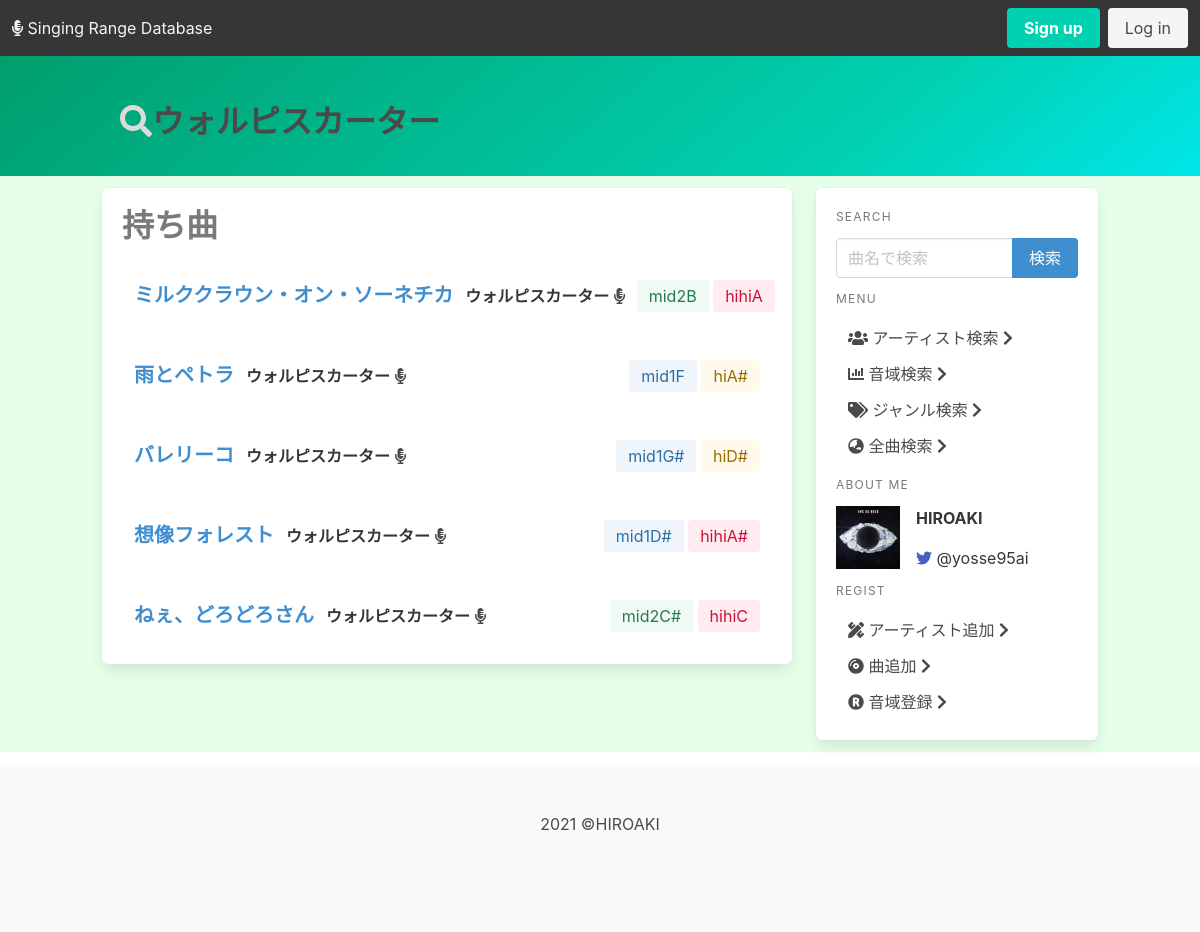
Page /ranges/detail/WLPS/ on the earlier database version.
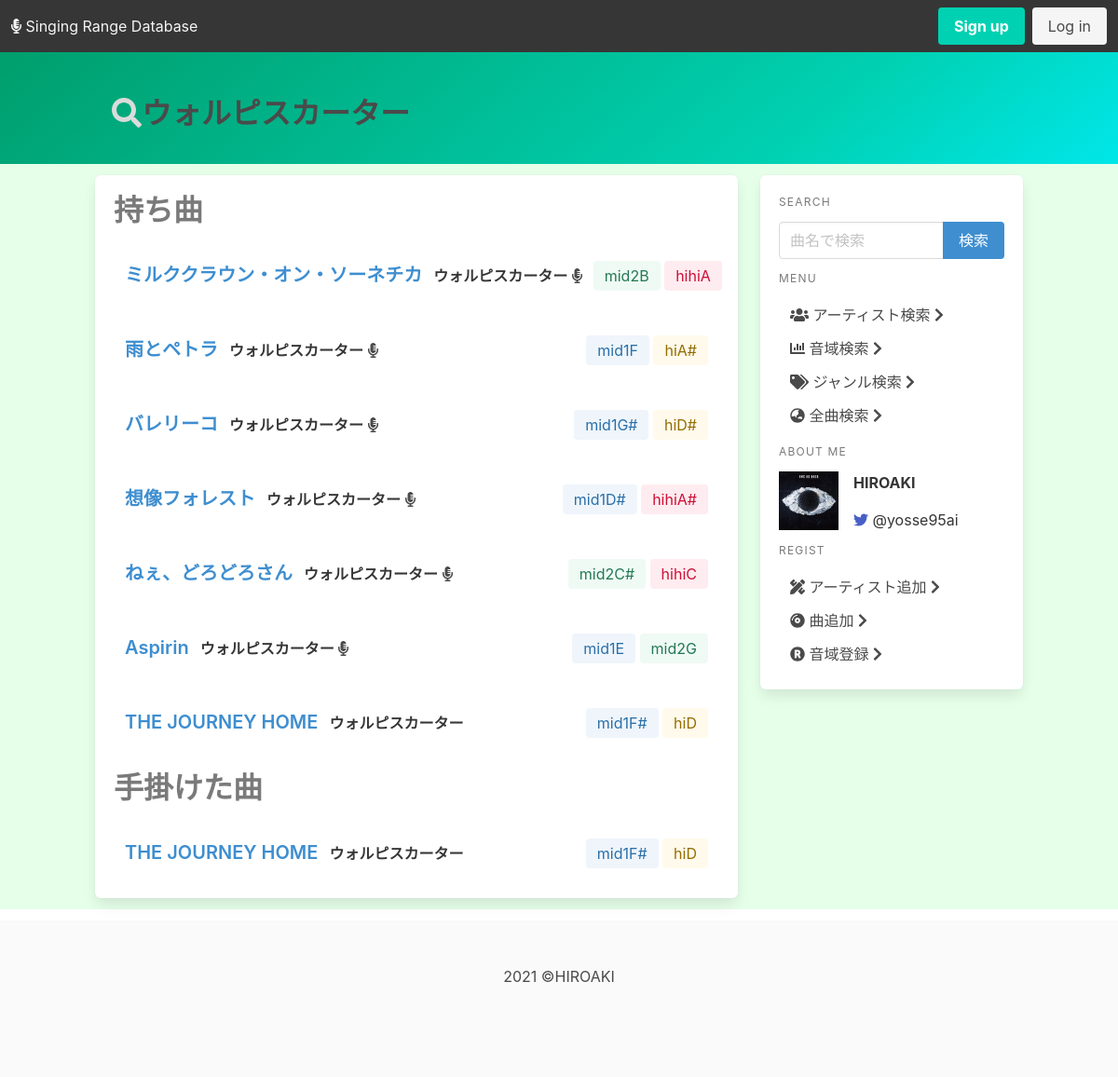
Same page on the later database version.
### ranges/models.py (models this page shows, shortened)
class Range(models.Model):
    song = models.ForeignKey(
        Song, on_delete=models.CASCADE, to_field="song_id", related_name="song")
    artist = models.ForeignKey(
        Artist, on_delete=models.CASCADE, to_field="artist_id", related_name="artist")
    performer = models.ManyToManyField(Artist, related_name="performer_name")
    lowest_note = models.ForeignKey(
        Note, on_delete=models.CASCADE, to_field="note_id", related_name="low_note")
    highest_note = models.ForeignKey(
        Note, on_delete=models.CASCADE, to_field="note_id", related_name="high_note")
    fake_note = models.ForeignKey(
        Note, on_delete=models.CASCADE, to_field="note_id", related_name="fake_note", null=True, blank=True)
    genre = models.ForeignKey(Genre, on_delete=models.CASCADE)
    release_date = models.DateTimeField('date released', null=True, blank=True)
    pub_date = models.DateTimeField(default=timezone.now())
    latest_update = models.DateTimeField('date update lately', auto_now=True)
    origin = models.BooleanField('is original', default=True)
    class Meta:
        unique_together = ['song', 'artist', 'origin']

class Song(models.Model):
    class Meta:
        ordering = ('song_name',)
    song_id = models.AutoField(primary_key=True)
    song_name = models.CharField("Tilte", max_length=100)
    lyricist = models.ManyToManyField(Artist, related_name="lyricist_name")
    composer = models.ManyToManyField(Artist, related_name="composer_name")
    arranger = models.ManyToManyField(
        Artist, related_name="arranger_name", blank=True)
    def get_composer(self):
        return "\n".join([a.artist_name for a in self.composer.all()])
    def get_lyricist(self):
        return "\n".join([a.artist_name for a in self.lyricist.all()])
    def get_arranger(self):
        return "\n".join([a.artist_name for a in self.arranger.all()])
    get_lyricist.short_description = 'Lyricist'
    get_composer.short_description = 'Composer'
    get_arranger.short_description = 'Arranger'

class Artist(models.Model):
    artist_id = models.CharField(max_length=10, primary_key=True)
    artist_name = models.CharField("Artist's name", max_length=50)
    affiliation = models.ManyToManyField(
        "self",related_name="affiliation", blank=True)
    def __str__(self):
        return self.artist_name
    class Meta:
        ordering = ('artist_name', )

class Note(models.Model):
    note_id = models.CharField(max_length=5, primary_key=True)
    note_name = models.CharField(max_length=50)
    def __str__(self):
        return self.note_name

### ranges/views.py (the view)
# urls.py: path('detail/<slug:artist_pk>/', views.detail_artist, name='detail_artist'),
def detail_artist(request, artist_pk):
    artist = Artist.objects.get(pk=artist_pk)
    artist_contents = Range.objects.filter(performer=artist)
    has_songs = Song.objects.filter(Q(composer=artist_pk) | Q(
        lyricist=artist_pk) | Q(arranger=artist_pk)).distinct()
    has_song_list = list()
    not_regist_list = list()
    for song in has_songs:
        try:
            s = Range.objects.get(song=song.pk, origin=True)
        except Range.DoesNotExist:
            not_regist_list.append(song)
        except Range.MultipleObjectsReturned:
            pass
        else:
            has_song_list.append(s)
    context = {
        'has_songs': has_songs,
        'contents': artist_contents,
        'input_name': artist,
        'has_song_list': has_song_list,
        'not_regist_list': not_regist_list,
    }
    return render(request, 'ranges/artist.html', context)

### ranges/templatetags/note_control.py (called while the page is built)
@register.filter
def color(pk):
    if pk.startswith('H4'):
        return 'is-dark'
    elif pk.startswith('H3'):
        return 'is-danger '
    elif pk.startswith('H2'):
        return 'is-danger is-light'
    elif pk.startswith('H1'):
        return 'is-warning is-light'
    elif pk.startswith('M2'):
        return 'is-success is-light'
    elif pk.startswith('M1'):
        return 'is-info is-light'
    elif pk.startswith('L1'):
        return 'is-link is-light'
    elif pk.startswith('L2'):
        return 'is-link'
    elif pk.startswith('L3'):
        return 'is-link is-dark'
    elif pk.startswith('L4'):
        return 'is-link is-black'
    else:
        return 'is-light'

### ranges/templates/ranges/artist.html (shortened to what this page needs)
{% extends './base.html' %}
{% load note_control %}
{% block page_name %}
<i class="fas fa-search has-text-grey-lighter"></i><span class="has-text-grey-dark">{{input_name}}</span>
{% endblock page_name %}
{% block content %}
<div class="box">
    {% if contents %}
    <p class="title has-text-grey">持ち曲</p>
    {% for result in contents %}
    <div class="columns level is-gapless">
        <div class="level-left">
            <div class="column">
                <a href="{% url 'ranges:detail' result.artist.pk result.song.pk result.origin %}"
                    class="title is-5 has-text-info">{{result.song.song_name}}</a>
            </div>
            <div class="columns is-mobile">
                <div class="column">
                    <a href="{% url 'ranges:detail_artist' result.artist.pk %}"
                        class="title is-6">{{ result.artist.artist_name }}</a>
                    {% if not result.origin %}
                    <i class="fas fa-microphone-alt"></i>
                    {% endif %}
                </div>
            </div>
        </div>
        <div class="level-right">
            <div class="column tags are-medium">
                <a href="{% url 'ranges:result_range' result.lowest_note.pk %}">
                    <div class="tag {{ result.lowest_note.pk | color }}">
                        {{ result.lowest_note }}
                    </div>
                </a>
                <a href="{% url 'ranges:result_range' result.highest_note.pk %}">
                    <div class="tag {{ result.highest_note.pk | color }}">
                        {{ result.highest_note }}
                    </div>
                </a>
            </div>
        </div>
    </div>
    {% endfor %}
    {% endif %}
    {% if has_songs %}
    <p class="title has-text-grey">手掛けた曲</p>
    {% for result in has_song_list %}
    <div class="columns level is-gapless">
        <div class="level-left">
            <div class="column">
                <a href="{% url 'ranges:detail' result.artist.pk result.song.pk result.origin %}"
                    class="title is-5 has-text-info">{{result.song.song_name}}</a>
            </div>
            <div class="columns is-mobile">
                <div class="column">
                    <a href="{% url 'ranges:detail_artist' result.artist.pk %}"
                        class="title is-6">{{ result.artist.artist_name }}</a></div>
            </div>
        </div>
        <div class="level-right">
            <div class="column tags are-medium">
                <a href="{% url 'ranges:result_range' result.lowest_note.pk %}">
                    <div class="tag {{ result.lowest_note.pk | color }}">
                        {{ result.lowest_note }}
                    </div>
                </a>
                <a href="{% url 'ranges:result_range' result.highest_note.pk %}">
                    <div class="tag {{ result.highest_note.pk | color }}">
                        {{ result.highest_note }}
                    </div>
                </a>
            </div>
        </div>
    </div>
    {% endfor %}
    {% endif %}
</div>
{% endblock content %}

Differences in the rows shown:
added Range: song.song_name "Aspirin", artist.artist_name "ウォルピスカーター", origin False (drawn), lowest_note "mid1E", highest_note "mid2G"
added Range: song.song_name "THE JOURNEY HOME", artist.artist_name "ウォルピスカーター", lowest_note "mid1F#", highest_note "hiD"
Other differences:
text now shown: "手掛けた曲"
